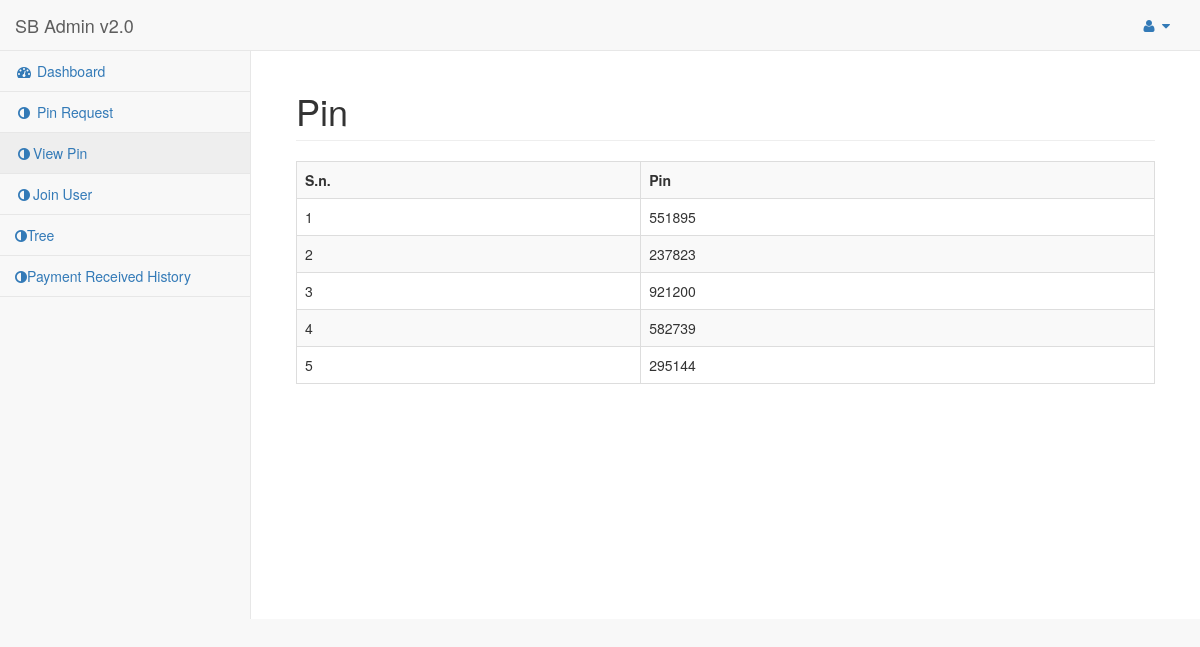
The page /pin.php (signed in) on the database its author committed.
### tables this page shows
CREATE TABLE `pin_list` (
  `id` int(11) NOT NULL,
  `userid` varchar(50) NOT NULL,
  `pin` int(11) NOT NULL,
  `status` enum('open','close') NOT NULL DEFAULT 'open'
);

### pin.php (the view, shortened to what this page needs)
<?php
include('php-includes/connect.php');
$userid = $_SESSION['userid'];
?>
<!DOCTYPE html>
<html lang="en">
<head>
    <link href="vendor/bootstrap/css/bootstrap.min.css" rel="stylesheet">
    <link href="vendor/metisMenu/metisMenu.min.css" rel="stylesheet">
    <link href="dist/css/sb-admin-2.css" rel="stylesheet">
    <link href="vendor/font-awesome/css/font-awesome.min.css" rel="stylesheet" type="text/css">
</head>
<body>
    <div id="wrapper">
        <?php include('php-includes/menu.php'); ?>
        <div id="page-wrapper">
            <div class="container-fluid">
                <div class="row">
                    <div class="col-lg-12">
                        <h1 class="page-header">Pin</h1>
                    </div>
                </div>
                <div class="row">
                	<div class="col-lg-12">
                    	<div class="table-responsive">
                        	<table class="table table-bordered table-striped">
                            	<tr>
                                	<th>S.n.</th>
                                    <th>Pin</th>
                                </tr>
                                <?php
									$i=1;
									$query = mysqli_query($con,"select * from pin_list where userid='$userid' and status='open'");
									if(mysqli_num_rows($query)>0){
										while($row=mysqli_fetch_array($query)){
											$pin = $row['pin'];
										?>
                                        	<tr>
                                            	<td><?php echo $i ?></td>
                                                <td><?php echo $pin ?></td>
                                            </tr>
                                        <?php
											$i++;
										}
									}
									else{
									?>
                                    	<tr>
                                        	<td colspan="2">Sorry you have no pin.</td>
                                        </tr>
                                    <?php
									}
								?>
                            </table>
                        </div>
                    </div>
                </div>
            </div>
        </div>
    </div>
</body>
</html>

### rows shown on the page
pin_list: pin "551895"
pin_list: pin "237823"
pin_list: pin "921200"
pin_list: pin "582739"
pin_list: pin "295144"
